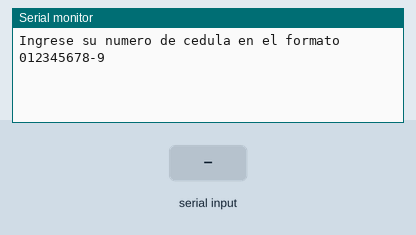
Simulated run of this sketch. Board: Arduino Uno, built with avr-gcc and run on an emulated ATmega328P. Parts: the last lines printed to the serial monitor. Inputs (shaded band) come from the test bench.

Above: at 1.2 s.
1.3 s: "-" received over Serial
At 2.37 s:
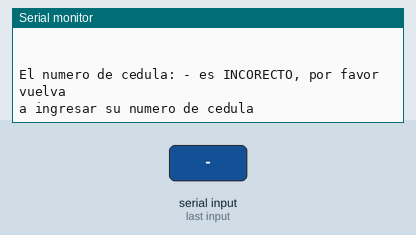
3.8 s: "90,45,200\n" received over Serial
At 5.9 s:
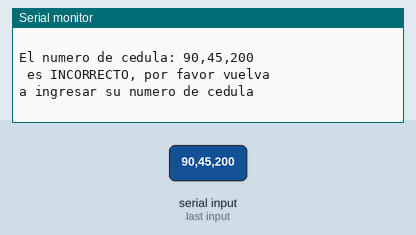
6.3 s: "90,45\n" received over Serial
8.8 s: "90,45,200,10\n" received over Serial
11.3 s: "5\n" received over Serial
At 13.3 s:
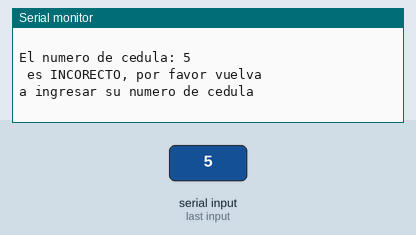
13.8 s: "1,90\n" received over Serial
At 15.5 s:
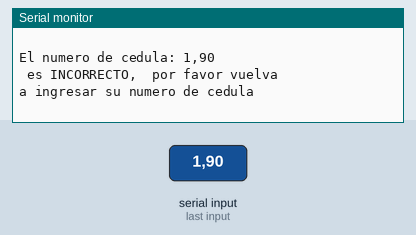

The sketch:

Deber_3_Cedula.ino
```cpp
/*
 * UNIVERSIDAD TÉCNICA DEL NORTE
   FICA - CIERCOM
   NOMBRE: SANTIAGO BOLAÑOS
   CURSO: 6to "A"
   FECHA: 19/05/2019
   TEMA: Valide la cédula ecuatoriana que se ingresa por comunicación serial con el Formato. 100124578-9
  */
String cedula;
String dato1;
String Cadena1;
String Cadena2;
int Vector [] = {2, 1, 2, 1, 2, 1, 2, 1, 2};  //coeficientes para realizar la verificaciòn
int dato2 = 0;
int total = 0;
int val=0;
int TamCedula = 10;
int NumProvin = 24;
int TercerDigito = 6;

void setup() {
  Serial.begin(9600);
  Serial.println("Ingrese su numero de cedula en el formato 012345678-9");
  Serial.println(" ");
}

void loop() {

  if(Serial.available()>0 ){
  dato1=Serial.readString();
  Serial.println(" ");
  Cadena1=dato1.substring(0,dato1.indexOf("-"));
  Cadena2=dato1.substring(dato1.indexOf("-")+1,dato1.length());
  cedula=(Cadena1+Cadena2);

  if (cedula.length() == TamCedula) {  // si la longitud de la cedula es igual al tamaño 10 sigue el proceso
    int Provin = (cedula.substring(0,2)).toInt();
    int DigTres = (cedula.substring(2,3)).toInt();

    if ((Provin > 0 && Provin <= NumProvin) && DigTres < TercerDigito) {
      int DigVeriRecibido = (cedula.substring(9,10)).toInt();
        for (int i = 0; i < 9; i++) {
          val = Vector[i] * (cedula.substring(i,i+1)).toInt();
          total = val >= 10 ? total + (val - 9) : total + val;
        }

      int DigVeriObtenido = (total % 10) > 0 ? 10 - (total % 10) : (total % 10);
        if (DigVeriObtenido == DigVeriRecibido) {
          Serial.print("El numero de cedula: ");
          Serial.print(dato1);
          Serial.println(" es CORRECTO");
          Serial.println(" ");
          delay(200);
          dato2 = -1;
        }
        else {
          Serial.print("El numero de cedula: ");
          Serial.print(dato1);
          Serial.println(" es INCORRECTO, por favor vuelva");
          Serial.println("a ingresar su numero de cedula");
          Serial.println(" ");
          delay(200);
        }
    }
    else{
          Serial.print("El numero de cedula: ");
          Serial.print(dato1);
          Serial.println(" es INCORRECTO,  por favor vuelva");
          Serial.println("a ingresar su numero de cedula");
          Serial.println(" ");
          delay(200);
    }
  }
  else if (cedula.length() < TamCedula) { //si la longitud de la cedula es menor al tamaño 10 envia un mensaje para volver a escribir la cedula
    Serial.println("");
    Serial.print("El numero de cedula: ");
    Serial.print(dato1);
    Serial.println(" es INCORECTO, por favor vuelva");
    Serial.println("a ingresar su numero de cedula");
    Serial.println(" ");
    delay(200);

  }
  else if (cedula.length() > TamCedula) { //si la longitud de la cedula es mayor al tamaño 10 envia un mensaje para volver a escribir la cedula
    Serial.println("");
    Serial.print("El numero de cedula: ");
    Serial.print(dato1);
    Serial.println(" es INCORRECTO, por favor vuelva");
    Serial.println("a ingresar su numero de cedula");
    Serial.println(" ");
    delay(200);
  }
  }
  total=0;
  val=0;
}
```

Measured:
- after the input at 1.3 s, the serial monitor: prints a new line after 1.0 s (image 1)
- after the input at 3.8 s, the serial monitor: prints a new line after 1.0 s (image 2)
- after the input at 11.3 s, the serial monitor: prints a new line after 1.0 s (image 3)
- after the input at 13.8 s, the serial monitor: prints a new line after 1.0 s (image 4)
